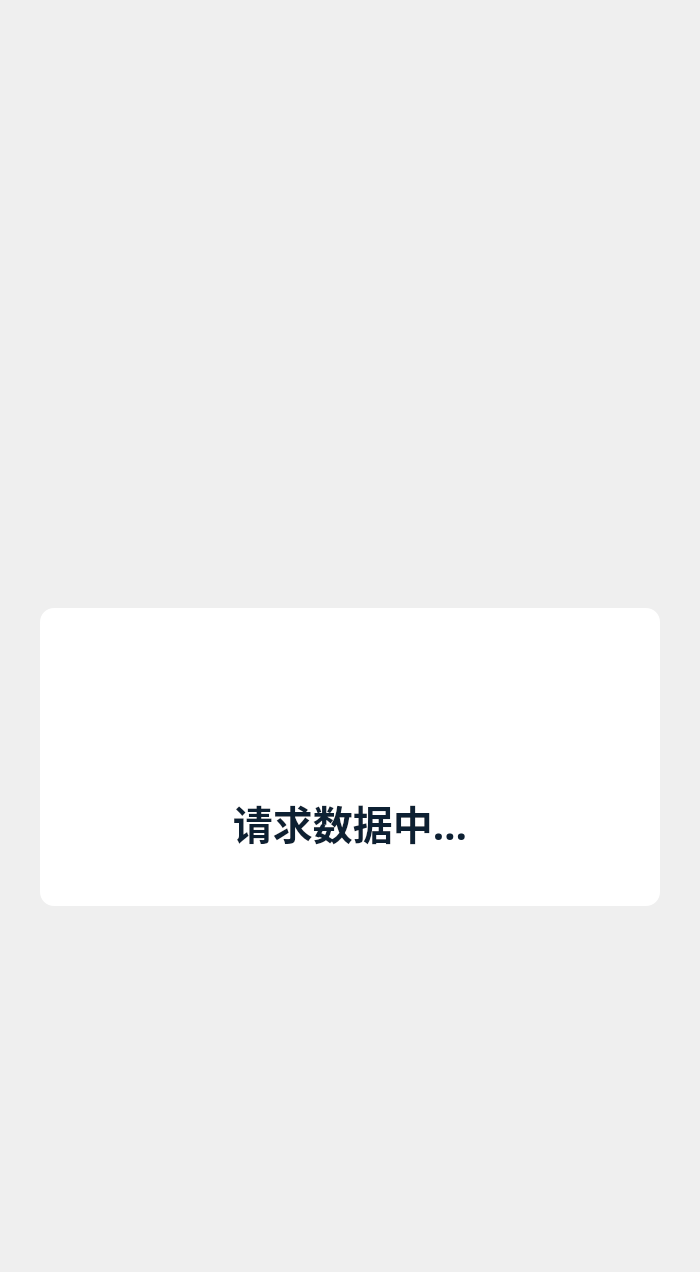
     <widget class="QWidget" name="page_in_request">
      <layout class="QVBoxLayout" name="verticalLayout_9">
       <property name="spacing">
        <number>0</number>
       </property>
       <property name="leftMargin">
        <number>0</number>
       </property>
       <property name="topMargin">
        <number>0</number>
       </property>
       <property name="rightMargin">
        <number>0</number>
       </property>
       <property name="bottomMargin">
        <number>0</number>
       </property>
       <item>
        <spacer name="verticalSpacer_3">
         <property name="orientation">
          <enum>Qt::Vertical</enum>
         </property>
         <property name="sizeType">
          <enum>QSizePolicy::Fixed</enum>
         </property>
         <property name="sizeHint" stdset="0">
          <size>
           <width>20</width>
           <height>608</height>
          </size>
         </property>
        </spacer>
       </item>
       <item>
        <layout class="QHBoxLayout" name="horizontalLayout_3">
         <item>
          <spacer name="horizontalSpacer_5">
           <property name="orientation">
            <enum>Qt::Horizontal</enum>
           </property>
           <property name="sizeHint" stdset="0">
            <size>
             <width>40</width>
             <height>20</height>
            </size>
           </property>
          </spacer>
         </item>
         <item>
          <widget class="QWidget" name="widget_2" native="true">
           <property name="minimumSize">
            <size>
             <width>620</width>
             <height>298</height>
            </size>
           </property>
           <property name="maximumSize">
            <size>
             <width>620</width>
             <height>298</height>
            </size>
           </property>
           <property name="styleSheet">
            <string notr="true">border-radius: 14px;
background: rgba(255, 255, 255, 1);</string>
           </property>
           <layout class="QVBoxLayout" name="verticalLayout_3">
            <property name="spacing">
             <number>48</number>
            </property>
            <property name="leftMargin">
             <number>0</number>
            </property>
            <property name="topMargin">
             <number>63</number>
            </property>
            <property name="rightMargin">
             <number>0</number>
            </property>
            <property name="bottomMargin">
             <number>55</number>
            </property>
            <item>
             <layout class="QHBoxLayout" name="horizontalLayout_4">
              <property name="spacing">
               <number>0</number>
              </property>
              <item>
               <spacer name="horizontalSpacer_6">
                <property name="orientation">
                 <enum>Qt::Horizontal</enum>
                </property>
                <property name="sizeHint" stdset="0">
                 <size>
                  <width>40</width>
                  <height>20</height>
                 </size>
                </property>
               </spacer>
              </item>
              <item>
               <widget class="QLabel" name="label_3">
                <property name="text">
                 <string/>
                </property>
                <property name="pixmap">
                 <pixmap resource="resource.qrc">:/images/1x/loading_icon.png</pixmap>
                </property>
                <property name="alignment">
                 <set>Qt::AlignCenter</set>
                </property>
               </widget>
              </item>
              <item>
               <spacer name="horizontalSpacer_7">
                <property name="orientation">
                 <enum>Qt::Horizontal</enum>
                </property>
                <property name="sizeHint" stdset="0">
                 <size>
                  <width>40</width>
                  <height>20</height>
                 </size>
                </property>
               </spacer>
              </item>
             </layout>
            </item>
            <item>
             <widget class="QLabel" name="label_4">
              <property name="minimumSize">
               <size>
                <width>0</width>
                <height>58</height>
               </size>
              </property>
              <property name="maximumSize">
               <size>
                <width>16777215</width>
                <height>58</height>
               </size>
              </property>
              <property name="styleSheet">
               <string notr="true">color: rgba(0, 20, 39, 0.95);
font-family: Noto Sans SC;
font-weight: 500;
font-size: 40px;</string>
              </property>
              <property name="text">
               <string>请求数据中…</string>
              </property>
              <property name="alignment">
               <set>Qt::AlignCenter</set>
              </property>
             </widget>
            </item>
           </layout>
          </widget>
         </item>
         <item>
          <spacer name="horizontalSpacer_8">
           <property name="orientation">
            <enum>Qt::Horizontal</enum>
           </property>
           <property name="sizeHint" stdset="0">
            <size>
             <width>40</width>
             <height>20</height>
            </size>
           </property>
          </spacer>
         </item>
        </layout>
       </item>
       <item>
        <spacer name="verticalSpacer_4">
         <property name="orientation">
          <enum>Qt::Vertical</enum>
         </property>
         <property name="sizeHint" stdset="0">
          <size>
           <width>20</width>
           <height>366</height>
          </size>
         </property>
        </spacer>
       </item>
      </layout>
     </widget>
